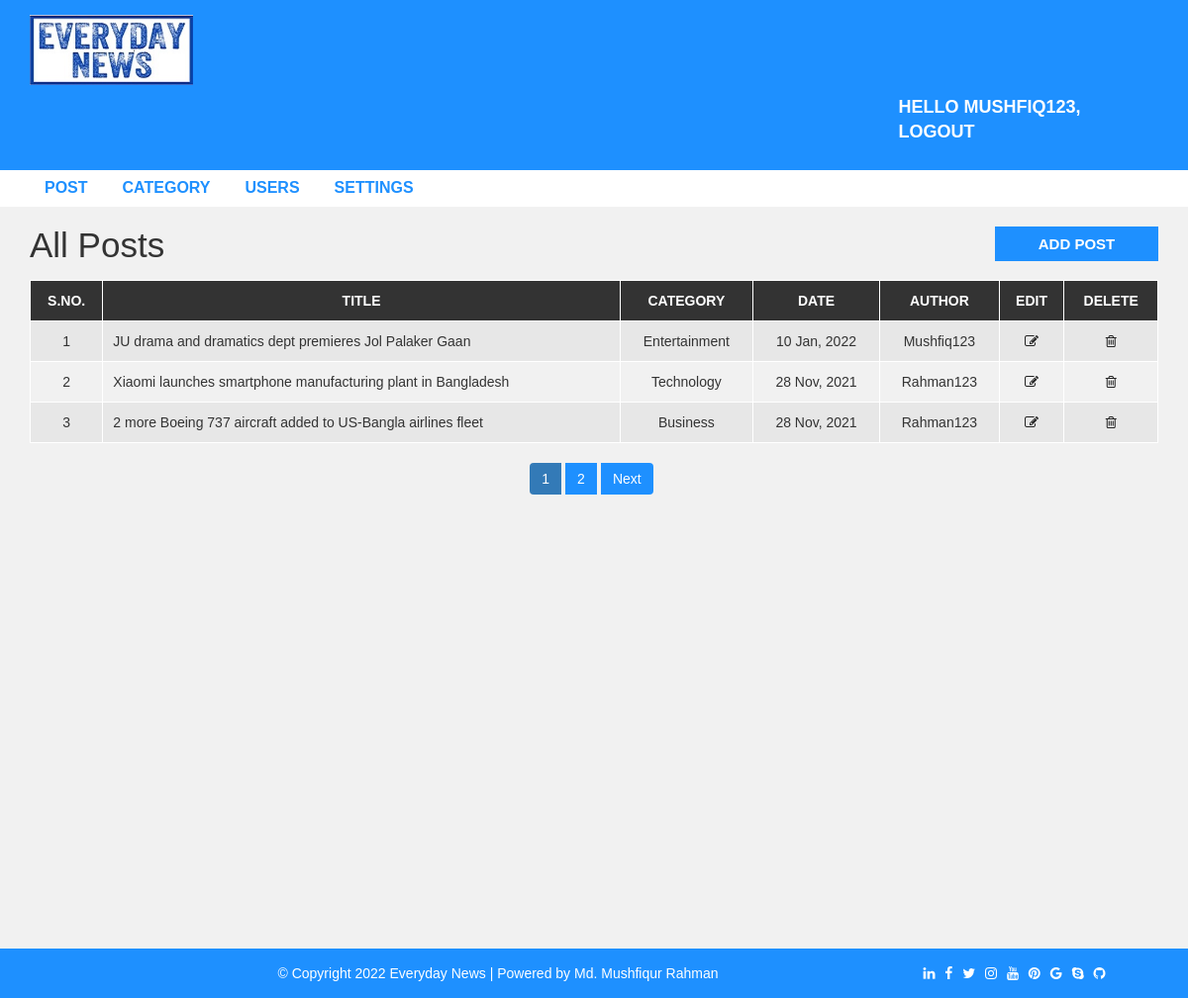
Screenshot of /admin/post.php (signed in) with the database file from the repository.
### tables this page shows
CREATE TABLE `settings` (
  `websitename` varchar(60) NOT NULL,
  `logo` varchar(60) NOT NULL,
  `footerdesc` varchar(255) NOT NULL
);

CREATE TABLE `post` (
  `post_id` int(11) NOT NULL,
  `title` varchar(100) NOT NULL,
  `description` text NOT NULL,
  `category` varchar(100) NOT NULL,
  `post_date` varchar(50) NOT NULL,
  `author` int(11) NOT NULL,
  `post_img` varchar(100) NOT NULL
);

CREATE TABLE `category` (
  `category_id` int(11) NOT NULL,
  `category_name` varchar(100) NOT NULL,
  `post` int(11) NOT NULL DEFAULT 0
);

CREATE TABLE `user` (
  `user_id` int(10) UNSIGNED NOT NULL,
  `first_name` varchar(30) NOT NULL,
  `last_name` varchar(30) NOT NULL,
  `username` varchar(30) DEFAULT NULL,
  `password` varchar(40) DEFAULT NULL,
  `role` int(11) NOT NULL
);

### admin/post.php (the view, shortened to what this page needs)
<?php include "header.php"; ?>
  <div id="admin-content">
      <div class="container">
          <div class="row">
              <div class="col-md-10">
                  <h1 class="admin-heading">All Posts</h1>
              </div>
              <div class="col-md-2">
                  <a class="add-new" href="add-post.php">add post</a>
              </div>
              <div class="col-md-12">
                <?php
                  include 'config.php';
                  $limit = 3;
                  if (isset($_GET['page'])) {
                    $page = $_GET['page'];
                  }else{$page = 1;}
                  $offset = ($page - 1) * $limit;
                  if ($_SESSION['user_role'] == '1'){
                   $sql = "SELECT post.post_id, post.title, post.description, post.post_date, category.category_name, user.username,post.category FROM post
                  LEFT JOIN category ON post.category = category.category_id
                  LEFT JOIN user ON post.author = user.user_id
                  ORDER BY post.post_id DESC LIMIT {$offset},{$limit}";
                  }
                  $result = mysqli_query($conn, $sql) or die("Query Failed");
                  if (mysqli_num_rows($result) > 0) {
                 ?>
                  <table class="content-table">
                      <thead>
                          <th>S.No.</th>
                          <th>Title</th>
                          <th>Category</th>
                          <th>Date</th>
                          <th>Author</th>
                          <th>Edit</th>
                          <th>Delete</th>
                      </thead>
                      <tbody>
                        <?php
                        $serial = $offset +1;
                        while ($row = mysqli_fetch_assoc($result)) {
                         ?>
                          <tr>
                              <td class='id'><?php echo $serial; ?></td>
                              <td><?php echo $row['title']; ?></td>
                              <td><?php echo $row['category_name']; ?></td>
                              <td><?php echo $row['post_date']; ?></td>
                              <td><?php echo $row['username']; ?></td>
                              <td class='edit'><a href='update-post.php?id=<?php echo $row['post_id'];?>'><i class='fa fa-edit'></i></a></td>
                              <td class='delete'><a href='delete-post.php?id=<?php echo $row['post_id'];?>&catid=<?php echo $row['category'];?>'><i class='fa fa-trash-o'></i></a></td>
                          </tr>
                          <?php
                          $serial++;
                        }
                          ?>
                      </tbody>
                  </table>
                <?php }else{
                  echo "<h3> No Results Found. </h3>";
                }
                $sql = "SELECT * from post";
                $result = mysqli_query($conn,$sql) or die("Query Failed");
                if (mysqli_num_rows($result) >1) {
                  $total_records = mysqli_num_rows($result);
                  $total_page = ceil($total_records/$limit);
                  echo "<ul class='pagination admin-pagination'>";
                  for ($i=1; $i<=$total_page ; $i++) {
                    if ($i== $page) {
                      $active = "active";
                    }else{
                      $active = "";
                    }
                    echo "<li class='". $active."'><a href='post.php?page=".$i."'>".$i."</a></li>";
                  }
                   if ($total_page >$page) {
                     echo "<li> <a href='post.php?page=".($page+1)."'>Next</a></li>";
                   }
                  echo "</ul>";
                }
                ?>
              </div>
          </div>
      </div>
  </div>
<?php include "footer.php"; ?>

### admin/header.php (shortened to what this page needs)
<!DOCTYPE html>
<html lang="en">
<head>
  <link rel="stylesheet" href="../css/bootstrap.min.css" />
  <link rel="stylesheet" href="../css/font-awesome.css">
  <link rel="stylesheet" href="../css/style.css">
</head>
<body>
  <div id="header-admin">
    <div class="container">
      <div class="row">
        <div class="col-md-2">
          <?php
          include "config.php";
          $sql = "SELECT * FROM settings";
          $result = mysqli_query($conn, $sql) or die("Query Failed.");
          if(mysqli_num_rows($result) > 0){
            while($row = mysqli_fetch_assoc($result)) {
              if ($row['logo'] == "") {
                echo '<a href="index.php"><h1>' . $row['websitename'].'</h1></a>';
              }else{
                echo '<a href="post.php"><img class="logo" src="images/'.$row['logo'].'"></a>';
              }
            }
          }
          ?>
        </div>
        <div class="col-md-offset-9  col-md-3">
          <a href="logout.php" class="admin-logout" >Hello <?php echo $_SESSION['username'] . ", "; ?>logout</a>
        </div>
      </div>
    </div>
  </div>
  <div id="admin-menubar">
    <div class="container">
      <div class="row">
        <div class="col-md-12">
          <ul class="admin-menu">
            <li>
              <a href="post.php">Post</a>
            </li>
            <?php
            if ($_SESSION['user_role'] == '1') {
              ?>
              <li>
                <a href="category.php">Category</a>
              </li>
              <li>
                <a href="users.php">Users</a>
              </li>
              <li>
                <a href="settings.php">Settings</a>
              </li>
            <?php } ?>
          </ul>
        </div>
      </div>
    </div>
  </div>

### admin/footer.php
<div id ="footer">
    <div class="container">
        <div class="row">
            <div class="col-md-12">
                <?php
                  include "config.php";
                  $sql = "SELECT * FROM settings";
                  $result = mysqli_query($conn, $sql) or die("Query Failed.");
                  if(mysqli_num_rows($result) > 0){
                    while($row = mysqli_fetch_assoc($result)) {
                ?>
                 <span style="margin: 0px 200px;"><?php echo $row['footerdesc'] ?></span>
                <span>
                    <a href="#" style="margin: 0px 3px;" class="fa fa-linkedin"></a>
                    <a href="#" style="margin: 0px 3px;" class="fa fa-facebook"></a>
                    <a href="#" style="margin: 0px 3px;" class="fa fa-twitter"></a>
                    <a href="#" style="margin: 0px 3px;" class="fa fa-instagram"></a>
                    <a href="#" style="margin: 0px 3px;" class="fa fa-youtube"></a>
                    <a href="#" style="margin: 0px 3px;" class="fa fa-pinterest"></a>
                    <a href="#" style="margin: 0px 3px;" class="fa fa-google"></a>
                    <a href="#" style="margin: 0px 3px;" class="fa fa-skype"></a>
                    <a href="#" style="margin: 0px 3px;" class="fa fa-github"></a>
                </span>
                <?php
                    }
                }
                 ?>
            </div>
        </div>
    </div>
</div>
</body>
</html>

### css/style.css (style rules this page uses)
body { background: #f1f1f1; font-family: sans-serif,arial,Helvetica; }
a, a:hover, a:focus { text-decoration: none; outline: none; }
ul { margin:0; padding:0; list-style:none; }
img.logo { width: 100%; height: auto; display: block; }
#header-admin { background-color: #1E90FF; padding: 15px 0; }
#header-admin .admin-logout { margin: 10px 0; color: #fff; font-size: 18px; font-weight: 600; text-transform: uppercase; display: inline-block; }
#admin-menubar { background-color: #fff; }
#admin-menubar .admin-menu { font-size: 0; }
#admin-menubar .admin-menu li { display: inline-block; margin: 0 5px 0 0; }
#admin-menubar .admin-menu li a { color: #1E90FF; font-size: 16px; font-weight: 600; text-transform: uppercase; padding: 7px 15px; display: block; transition: all 0.3s; }
#admin-content { padding: 20px 0; min-height: 750px; }
#admin-content .admin-heading { font-size: 35px; margin: 0 0 15px; }
#admin-content .add-new { color: #fff; background-color: #1E90FF; font-size: 15px; font-weight: 600; text-align: center; text-transform: uppercase; padding: 7px 10px; display: block; transition: all 0.3s; }
#admin-content .content-table { border: 1px solid #000; width: 100%; margin: 0 0 20px; }
#admin-content .content-table thead { color: #fff; background-color: #333; }
#admin-content .content-table th { padding: 10px; border: 1px solid #fff; font-weight: 600; text-align: center; text-transform: uppercase; }
#admin-content .content-table tbody { color: #333; }
#admin-content .content-table tbody tr { background-color: #e7e7e7; }
#admin-content .content-table tbody tr:nth-child(even) { background-color: transparent; }
#admin-content .content-table tbody td { padding: 10px; border: 1px solid #fff; text-align: center; }
#admin-content .content-table tbody td:nth-child(2) { text-align: left; }
#admin-content .admin-pagination { margin: 0; }
#admin-content .admin-pagination li a { display: block; }
.id, .edit, .delete { text-align:center; }
.pagination { display: block; text-align: center; margin: 0; }
.pagination li { display:inline-block; margin: 0 5px 0 0; }
.pagination li a { border: none; background: #1e90ff; color: #fff; }
i.fa { color:#222; }
#footer { color: #fff; padding:15px 0; text-align:center; background-color:#1e90ff; }
#footer a { color:#fff; }

### rows the page displays
settings: logo (picture), footerdesc "© Copyright 2022 Everyday News | Powered by Md. Mushfiqur Rahman"
post: title "JU drama and dramatics dept premieres Jol Palaker Gaan", category.category_name "Entertainment", post_date "10 Jan, 2022", user.username "Mushfiq123"
post: title "Xiaomi launches smartphone manufacturing plant in Bangladesh", category.category_name "Technology", post_date "28 Nov, 2021", user.username "Rahman123"
post: title "2 more Boeing 737 aircraft added to US-Bangla airlines fleet", category.category_name "Business", post_date "28 Nov, 2021", user.username "Rahman123"

### other values shown
$_SESSION['username'] "MUSHFIQ123"
